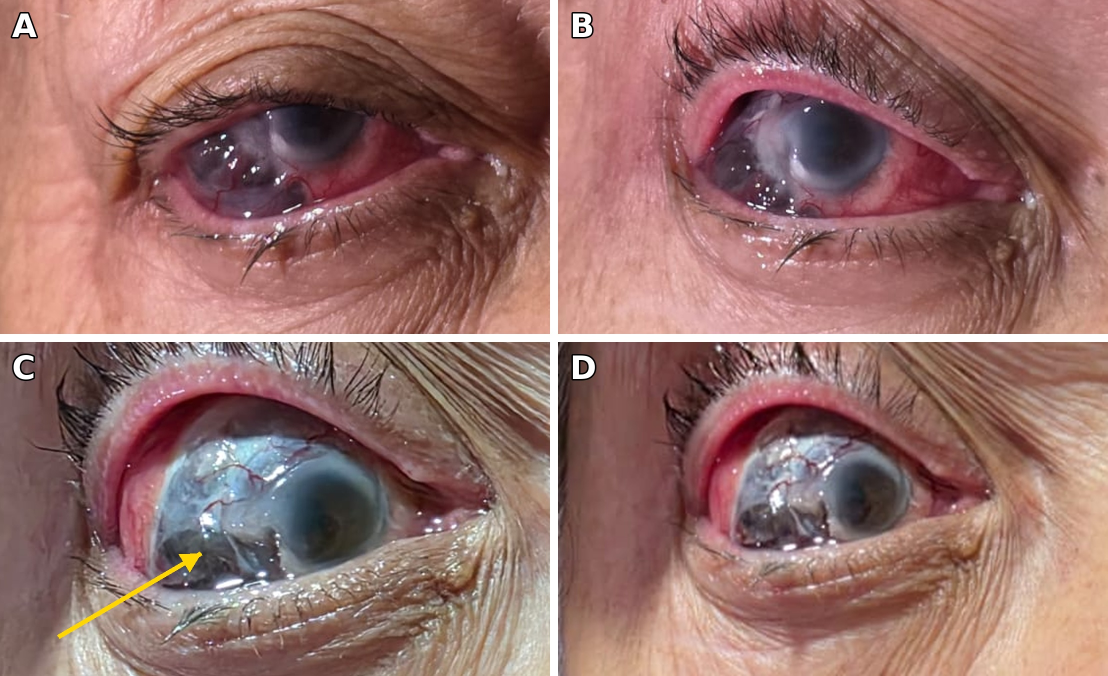
#> input picture panlar2027/caso3_figura1_escleromalacia.jpg, 2216 x 1352 px, given in place of hand.png, which was not available (shown at 1/2 size)
$ python caso7_figura2_script.py . caso7_figura1_calcinosis_ES.jpg
#> lines starting #> are read from the running program, lines starting #| are printed output that depends on the picture
import sys, math
from PIL import Image, ImageDraw, ImageFont
d, out = sys.argv[1], sys.argv[2]
W, g = 2000, 16
font = ImageFont.truetype('/usr/share/fonts/truetype/dejavu/DejaVuSans-Bold.ttf', 64)
def arrow(dr, s, e, color=(255, 214, 0), w=8):
    dr.line([s, e], fill=color, width=w)
    ang = math.atan2(e[1]-s[1], e[0]-s[0]); L = w*4.5
    dr.polygon([e] + [(e[0]+L*math.cos(ang+math.pi+t), e[1]+L*math.sin(ang+math.pi+t)) for t in (math.radians(28), -math.radians(28))], fill=color)
def panel(fn, lab, arrows, w):
    im = Image.open(f'{d}/{fn}').convert('RGB'); k = w / im.width
    im = im.resize((w, round(im.height*k)), Image.LANCZOS); dr = ImageDraw.Draw(im)
    for s, e in arrows: arrow(dr, (s[0]*k, s[1]*k), (e[0]*k, e[1]*k))
    dr.text((22, 12), lab, fill='white', font=font, stroke_width=3, stroke_fill='black')
    return im
ra = {f: (lambda i: i.width / i.height)(Image.open(f'{d}/{f}')) for f in ('hand.png', 'hands_xray.png', 'hands_xray_oblique.png')}
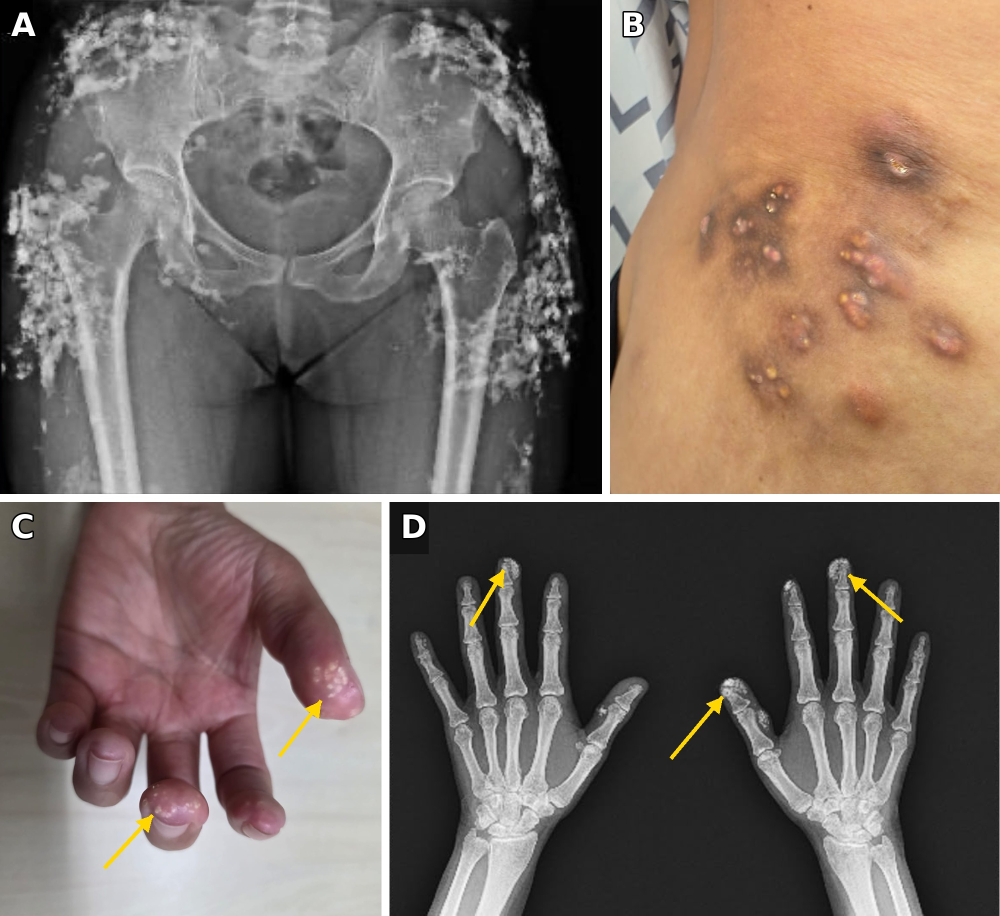
#> input picture panlar2027/caso7_figura1_calcinosis_ES.jpg, 2000 x 1831 px, given in place of hands_xray.png, which was not available (shown at 1/2 size)
#> ra = {'hand.png': 1.64, 'hands_xray.png': 1.09, 'hands_xray_oblique.png': 1.09}
# A on the left (full height); B and C stacked on the right
w = round((W - g - g*ra['hand.png']) / (1 + ra['hand.png']*(1/ra['hands_xray.png'] + 1/ra['hands_xray_oblique.png'])))
#> w = 489
B = panel('hands_xray.png', 'B', [], w); C = panel('hands_xray_oblique.png', 'C', [], w)
#> in panel, im is the input picture: PIL image 2000x1831 RGB; mean R, G, B 121.1, 108.3, 100
#> in panel, `k = w / im.width`: k = 0.244
#> in panel, `im = im.resize((w, round(im.height * k)), Image.LANCZOS)`:
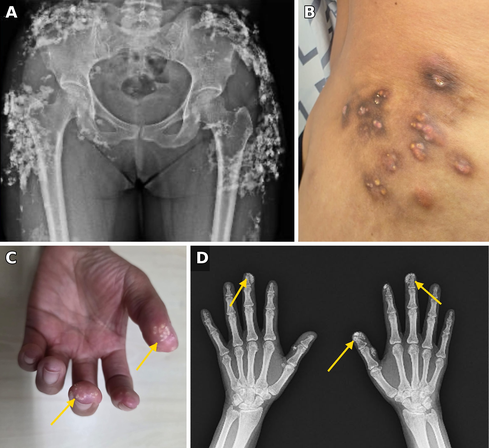
#> im: PIL image 489x448 RGB; mean R, G, B 121, 108.2, 99.9
H = B.height + g + C.height
#> H = 912
A = panel('hand.png', 'A', [((880, 800), (1010, 625)), ((330, 1150), (480, 985))], W - g - w)
#> in panel, im is the input picture: PIL image 2216x1352 RGB; mean R, G, B 150.1, 109.9, 105.5
A = A.crop((0, 0, A.width, min(A.height, H)))
F = Image.new('RGB', (W, H), 'white')
#> F: PIL image 2000x912 RGB; every value is 255
F.paste(A, (0, (H - A.height)//2)); F.paste(B, (A.width + g, 0)); F.paste(C, (A.width + g, B.height + g))
#> after `F.paste(A, (0, (H - A.height) // 2))`:
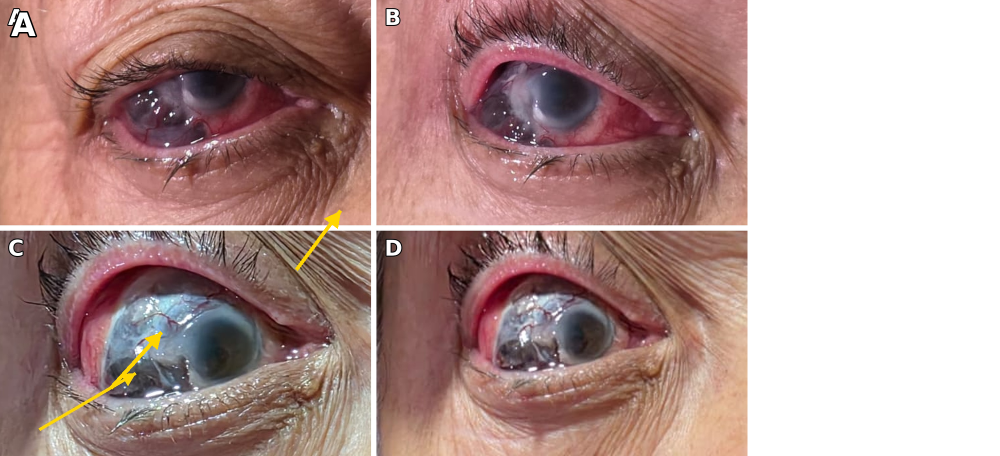
#> F: PIL image 2000x912 RGB (shown at 1/2 size); mean R, G, B 176.7, 146.6, 143
#> after `F.paste(B, (A.width + g, 0))`:
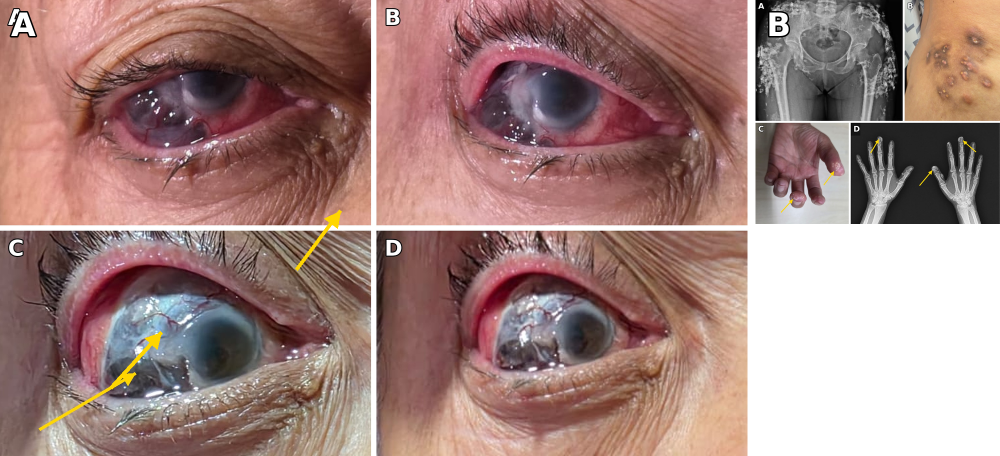
#> F: PIL image 2000x912 RGB (shown at 1/2 size); mean R, G, B 160.7, 129.1, 124.5
#> after `F.paste(C, (A.width + g, B.height + g))`:
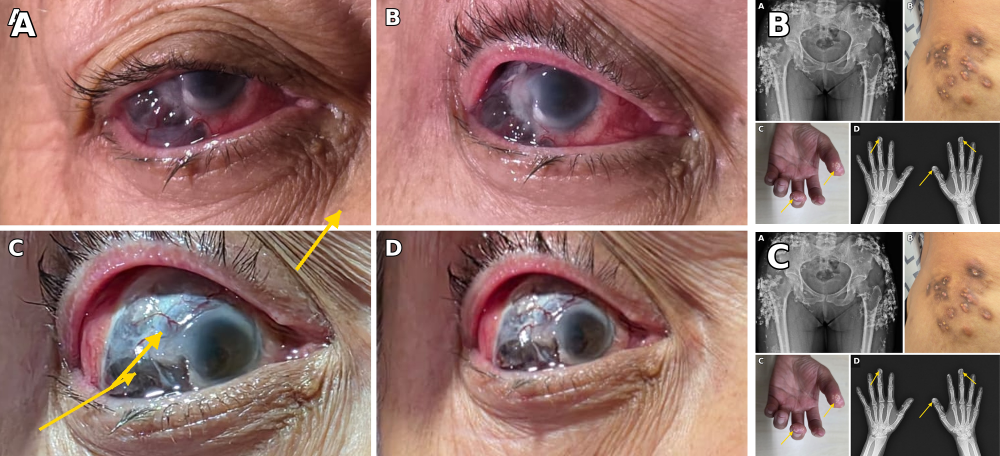
#> F: PIL image 2000x912 RGB (shown at 1/2 size); mean R, G, B 144.6, 111.4, 105.9
F.save(out, quality=95, dpi=(300, 300)); print(F.size, A.size, B.size, C.size)
#| (2000, 912) (1495, 912) (489, 448) (489, 448)
